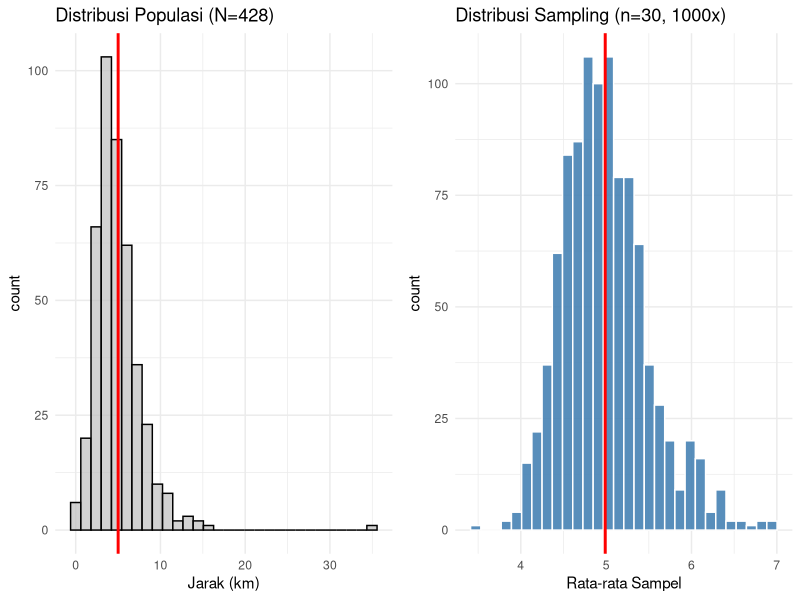

Recreate this plot in R.
## ---- chunk 1
library(readr)
library(dplyr)
library(knitr)

# Baca data (disimulasikan sebagai Populasi)
# Baca data (disimulasikan sebagai Populasi)
data_itera <- read.csv("datasets/DataUtama_mhsITERA.csv", sep = ";")

# Bersihkan variabel jarak
data_populasi <- data_itera |>
  mutate(
    jarak = jarak.km,
    # Buat variabel strata Tahun Kuliah
    Tahun_Kuliah = case_when(
      tingkat.semester == "Semester 1 - 2" ~ "Pertama",
      tingkat.semester == "Semester 3 - 4" ~ "Kedua",
      tingkat.semester == "Semester 5 - 6" ~ "Ketiga",
      tingkat.semester == "Semester 7 - 8 ke atas" ~ "Keempat"
    )
  ) |>
  filter(!is.na(jarak))

N <- nrow(data_populasi)
mu <- mean(data_populasi$jarak)
sigma <- sd(data_populasi$jarak)
## ---- chunk 2
set.seed(123)
sampel_srs <- data_populasi |> sample_n(10) |> select(nomor.urut, jarak)
kable(head(sampel_srs), caption = "Contoh Hasil Simple Random Sampling")
## ---- chunk 3
urutan <- seq(from = 1, to = N, by = 50)
sampel_sys <- data_populasi |> slice(urutan) |> select(nomor.urut, jarak)
kable(head(sampel_sys), caption = "Contoh Hasil Systematic Sampling (Interval 50)")
## ---- chunk 4
# Cek proporsi populasi
data_populasi |> count(Tahun_Kuliah) |> mutate(prop = n/sum(n)) |> kable()

# Ambil sampel berstrata (misal 10% dari tiap strata)
set.seed(123)
sampel_strat <- data_populasi |>
  group_by(Tahun_Kuliah) |>
  sample_frac(0.1) |>
  ungroup()

# Cek hasil sampel
sampel_strat |> count(Tahun_Kuliah) |> kable(caption = "Jumlah Sampel per Strata")
## ---- chunk 5
library(ggplot2)
library(gridExtra)

# 1. Distribusi Populasi (Data Asli)
p1 <- ggplot(data_populasi, aes(x = jarak)) +
  geom_histogram(bins=30, fill="gray", color="black", alpha=0.7) +
  geom_vline(xintercept = mu, color="red", size=1) +
  labs(title = paste0("Distribusi Populasi (N=", N, ")"), x="Jarak (km)") + theme_minimal()

# 2. Distribusi Sampling (Rata-rata dari 1000 sampel)
set.seed(999)
means_1000 <- replicate(1000, mean(sample(data_populasi$jarak, 30)))
df_means <- data.frame(means = means_1000)

p2 <- ggplot(df_means, aes(x = means)) +
  geom_histogram(bins=30, fill="steelblue", color="white", alpha=0.9) +
  geom_vline(xintercept = mean(means_1000), color="red", size=1) +
  labs(title = "Distribusi Sampling (n=30, 1000x)", x="Rata-rata Sampel") + theme_minimal()

grid.arrange(p1, p2, ncol=2)
## ---- chunk 6
set.seed(50)
n_sampel <- 100
satu_sampel <- sample_n(data_populasi, n_sampel)

mean_sampel <- mean(satu_sampel$jarak)
sd_sampel <- sd(satu_sampel$jarak)
## ---- chunk 7
se_teoritis <- sigma / sqrt(n_sampel)
z_score <- (mean_sampel - mu) / se_teoritis
probabilitas <- pnorm(z_score)
